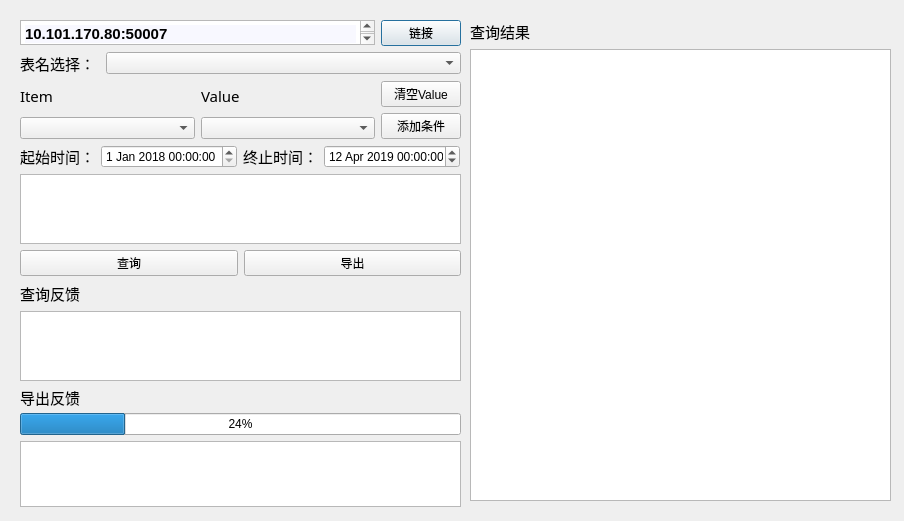
<?xml version="1.0" encoding="UTF-8"?>
<ui version="4.0">
 <class>dialog</class>
 <widget class="QDialog" name="dialog">
  <property name="geometry">
   <rect>
    <x>0</x>
    <y>0</y>
    <width>904</width>
    <height>521</height>
   </rect>
  </property>
  <property name="windowTitle">
   <string>图像下载工具</string>
  </property>
  <widget class="QWidget" name="layoutWidget">
   <property name="geometry">
    <rect>
     <x>470</x>
     <y>20</y>
     <width>421</width>
     <height>481</height>
    </rect>
   </property>
   <layout class="QVBoxLayout" name="verticalLayout_2">
    <item>
     <widget class="QLabel" name="label_2">
      <property name="font">
       <font>
        <family>黑体</family>
        <pointsize>11</pointsize>
        <weight>50</weight>
        <bold>false</bold>
       </font>
      </property>
      <property name="text">
       <string>查询结果</string>
      </property>
     </widget>
    </item>
    <item>
     <widget class="QListWidget" name="ImagelistWidget">
      <property name="minimumSize">
       <size>
        <width>250</width>
        <height>0</height>
       </size>
      </property>
     </widget>
    </item>
   </layout>
  </widget>
  <widget class="QWidget" name="layoutWidget_2">
   <property name="geometry">
    <rect>
     <x>20</x>
     <y>20</y>
     <width>441</width>
     <height>487</height>
    </rect>
   </property>
   <layout class="QVBoxLayout" name="verticalLayout">
    <item>
     <layout class="QHBoxLayout" name="horizontalLayout">
      <item>
       <widget class="QTextEdit" name="IPAddresstextEdit">
        <property name="maximumSize">
         <size>
          <width>16777215</width>
          <height>25</height>
         </size>
        </property>
        <property name="html">
         <string>&lt;!DOCTYPE HTML PUBLIC &quot;-//W3C//DTD HTML 4.0//EN&quot; &quot;http://www.w3.org/TR/REC-html40/strict.dtd&quot;&gt;
&lt;html&gt;&lt;head&gt;&lt;meta name=&quot;qrichtext&quot; content=&quot;1&quot; /&gt;&lt;style type=&quot;text/css&quot;&gt;
p, li { white-space: pre-wrap; }
&lt;/style&gt;&lt;/head&gt;&lt;body style=&quot; font-family:'SimSun'; font-size:9pt; font-weight:400; font-style:normal;&quot;&gt;
&lt;p style=&quot; margin-top:12px; margin-bottom:12px; margin-left:0px; margin-right:0px; -qt-block-indent:0; text-indent:0px; background-color:#f8f8ff;&quot;&gt;&lt;span style=&quot; font-family:'宋体'; font-size:11.3pt; font-weight:600; color:#000000;&quot;&gt;10.101.170.80:50007&lt;/span&gt;&lt;/p&gt;&lt;/body&gt;&lt;/html&gt;</string>
        </property>
       </widget>
      </item>
      <item>
       <widget class="QPushButton" name="ConnectButton">
        <property name="maximumSize">
         <size>
          <width>80</width>
          <height>16777215</height>
         </size>
        </property>
        <property name="text">
         <string>链接</string>
        </property>
       </widget>
      </item>
     </layout>
    </item>
    <item>
     <layout class="QHBoxLayout" name="horizontalLayout_6">
      <item>
       <widget class="QLabel" name="label_6">
        <property name="maximumSize">
         <size>
          <width>80</width>
          <height>16777215</height>
         </size>
        </property>
        <property name="font">
         <font>
          <family>黑体</family>
          <pointsize>11</pointsize>
          <weight>50</weight>
          <bold>false</bold>
         </font>
        </property>
        <property name="text">
         <string>表名选择：</string>
        </property>
       </widget>
      </item>
      <item>
       <widget class="QComboBox" name="TabelSelecetComboBox"/>
      </item>
     </layout>
    </item>
    <item>
     <layout class="QHBoxLayout" name="horizontalLayout_8">
      <item>
       <layout class="QVBoxLayout" name="verticalLayout_4">
        <item>
         <widget class="QLabel" name="label_7">
          <property name="maximumSize">
           <size>
            <width>60</width>
            <height>30</height>
           </size>
          </property>
          <property name="font">
           <font>
            <family>黑体</family>
            <pointsize>11</pointsize>
            <weight>50</weight>
            <bold>false</bold>
           </font>
          </property>
          <property name="text">
           <string>Item</string>
          </property>
         </widget>
        </item>
        <item>
         <widget class="QComboBox" name="FeatureComboBox">
          <property name="minimumSize">
           <size>
            <width>120</width>
            <height>0</height>
           </size>
          </property>
         </widget>
        </item>
       </layout>
      </item>
      <item>
       <layout class="QVBoxLayout" name="verticalLayout_5">
        <item>
         <widget class="QLabel" name="label_8">
          <property name="maximumSize">
           <size>
            <width>60</width>
            <height>30</height>
           </size>
          </property>
          <property name="font">
           <font>
            <family>黑体</family>
            <pointsize>11</pointsize>
            <weight>50</weight>
            <bold>false</bold>
           </font>
          </property>
          <property name="text">
           <string>Value</string>
          </property>
         </widget>
        </item>
        <item>
         <widget class="QComboBox" name="ItemComboBox">
          <property name="minimumSize">
           <size>
            <width>150</width>
            <height>0</height>
           </size>
          </property>
         </widget>
        </item>
       </layout>
      </item>
      <item>
       <layout class="QVBoxLayout" name="verticalLayout_6">
        <item>
         <widget class="QPushButton" name="ClearConditionPushButton">
          <property name="maximumSize">
           <size>
            <width>80</width>
            <height>16777215</height>
           </size>
          </property>
          <property name="text">
           <string>清空Value</string>
          </property>
         </widget>
        </item>
        <item>
         <widget class="QPushButton" name="AddConditionPushButton">
          <property name="maximumSize">
           <size>
            <width>80</width>
            <height>16777215</height>
           </size>
          </property>
          <property name="text">
           <string>添加条件</string>
          </property>
         </widget>
        </item>
       </layout>
      </item>
     </layout>
    </item>
    <item>
     <layout class="QHBoxLayout" name="horizontalLayout_2">
      <item>
       <widget class="QLabel" name="label_4">
        <property name="font">
         <font>
          <family>黑体</family>
          <pointsize>11</pointsize>
          <weight>50</weight>
          <bold>false</bold>
         </font>
        </property>
        <property name="text">
         <string>起始时间：</string>
        </property>
       </widget>
      </item>
      <item>
       <widget class="QDateTimeEdit" name="BegindateEdit">
        <property name="dateTime">
         <datetime>
          <hour>0</hour>
          <minute>0</minute>
          <second>0</second>
          <year>2018</year>
          <month>1</month>
          <day>1</day>
         </datetime>
        </property>
        <property name="date">
         <date>
          <year>2018</year>
          <month>1</month>
          <day>1</day>
         </date>
        </property>
       </widget>
      </item>
      <item>
       <widget class="QLabel" name="label">
        <property name="font">
         <font>
          <family>黑体</family>
          <pointsize>11</pointsize>
          <weight>50</weight>
          <bold>false</bold>
         </font>
        </property>
        <property name="text">
         <string>终止时间：</string>
        </property>
       </widget>
      </item>
      <item>
       <widget class="QDateTimeEdit" name="EnddateEdit">
        <property name="date">
         <date>
          <year>2019</year>
          <month>4</month>
          <day>12</day>
         </date>
        </property>
       </widget>
      </item>
     </layout>
    </item>
    <item>
     <layout class="QHBoxLayout" name="horizontalLayout_3"/>
    </item>
    <item>
     <widget class="QTextEdit" name="SQLtextEdit"/>
    </item>
    <item>
     <layout class="QHBoxLayout" name="horizontalLayout_5">
      <item>
       <widget class="QPushButton" name="QueryPushButton">
        <property name="text">
         <string>查询</string>
        </property>
       </widget>
      </item>
      <item>
       <widget class="QPushButton" name="ExportpushButton">
        <property name="maximumSize">
         <size>
          <width>300</width>
          <height>30</height>
         </size>
        </property>
        <property name="text">
         <string>导出</string>
        </property>
        <property name="flat">
         <bool>false</bool>
        </property>
       </widget>
      </item>
     </layout>
    </item>
    <item>
     <widget class="QLabel" name="label_5">
      <property name="font">
       <font>
        <family>黑体</family>
        <pointsize>11</pointsize>
        <weight>50</weight>
        <bold>false</bold>
       </font>
      </property>
      <property name="text">
       <string>查询反馈</string>
      </property>
     </widget>
    </item>
    <item>
     <widget class="QTextEdit" name="EnquiryResulttextEdit">
      <property name="minimumSize">
       <size>
        <width>200</width>
        <height>0</height>
       </size>
      </property>
      <property name="maximumSize">
       <size>
        <width>16777215</width>
        <height>100</height>
       </size>
      </property>
     </widget>
    </item>
    <item>
     <layout class="QVBoxLayout" name="verticalLayout_3">
      <item>
       <widget class="QLabel" name="label_3">
        <property name="maximumSize">
         <size>
          <width>16777215</width>
          <height>20</height>
         </size>
        </property>
        <property name="font">
         <font>
          <family>黑体</family>
          <pointsize>11</pointsize>
          <weight>50</weight>
          <bold>false</bold>
         </font>
        </property>
        <property name="text">
         <string>导出反馈</string>
        </property>
       </widget>
      </item>
      <item>
       <widget class="QProgressBar" name="ExportprogressBar">
        <property name="maximumSize">
         <size>
          <width>16777215</width>
          <height>30</height>
         </size>
        </property>
        <property name="value">
         <number>24</number>
        </property>
       </widget>
      </item>
      <item>
       <widget class="QTextEdit" name="ExportResulttextEdit">
        <property name="minimumSize">
         <size>
          <width>200</width>
          <height>0</height>
         </size>
        </property>
        <property name="maximumSize">
         <size>
          <width>16777215</width>
          <height>100</height>
         </size>
        </property>
       </widget>
      </item>
     </layout>
    </item>
   </layout>
  </widget>
 </widget>
 <resources/>
 <connections/>
</ui>
